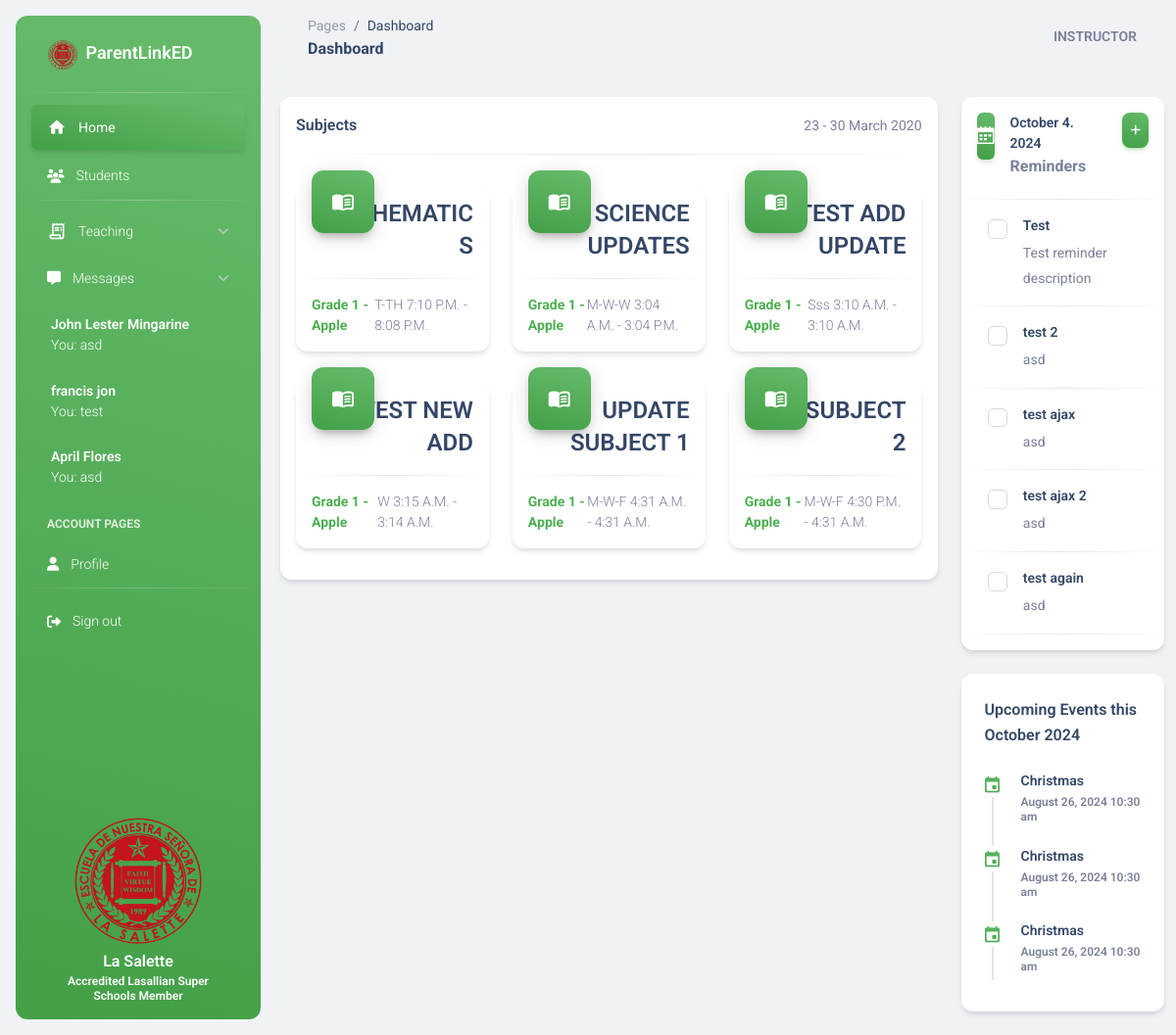
/instructor/home/ (signed in), run on an earlier commit of the app's database.
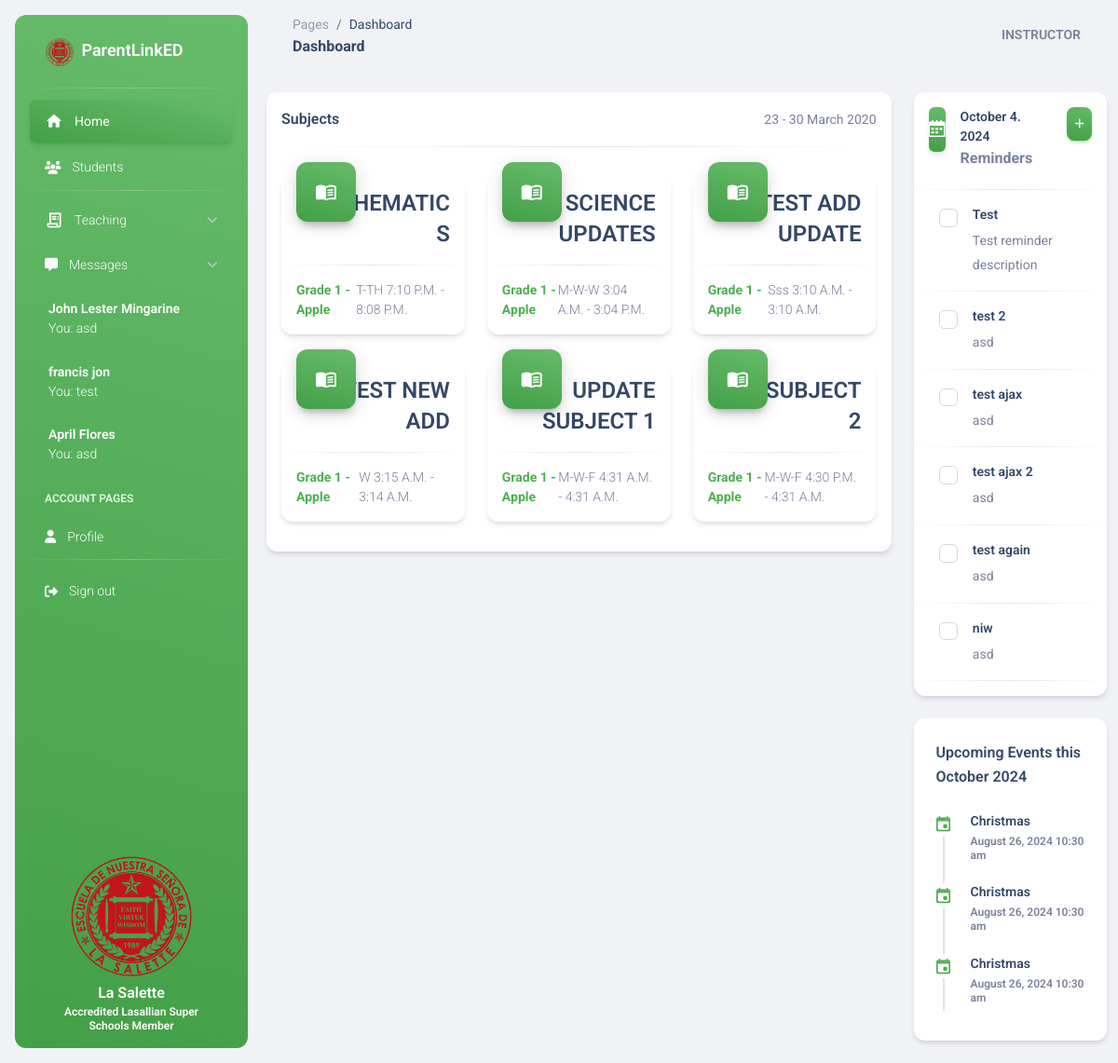
And on a later commit of the database.
### base/models.py (models this page shows, shortened)
class Subject(models.Model):
    name = models.CharField(max_length=100)
    subject_code = models.CharField(max_length=100, null=True, blank=True)
    description = models.TextField(blank=True, null=True)
    day = models.CharField(max_length=100)
    start_time = models.TimeField()
    end_time = models.TimeField()
    slug = models.SlugField(max_length=255, unique=True, null=True, blank=True)

class YearLevelSection(models.Model):
    year_levels = [
        ('Grade 1', 'Grade 1'),
        ('Grade 2', 'Grade 2'),
        ('Grade 3', 'Grade 3'),
        ('Grade 4', 'Grade 4'),
        ('Grade 5', 'Grade 5'),
        ('Grade 6', 'Grade 6'),
    ]
    year_level = models.CharField(max_length=10, choices=year_levels)
    section = models.CharField(max_length=10)
    subjects = models.ManyToManyField(Subject, null=True, blank=True, related_name='year_level_sections')
    instructor = models.ForeignKey(Instructor, on_delete=models.CASCADE, related_name='year_level_sections', null = True, blank = True)
    slug = models.SlugField(max_length=255, unique=True, null=True, blank=True)

class Reminder(models.Model):
    instructor = models.ForeignKey(Instructor, on_delete=models.CASCADE)
    is_completed = models.BooleanField(default=False)
    title = models.CharField(max_length=100)
    description= models.TextField(blank=True, null=True)
    date = models.DateTimeField(null=True, blank=True)
    date_created = models.DateTimeField(auto_now_add=True, null = True, blank = True)

### base/view/instructor.py (the view)
# urls.py: path('instructor/home/', instructor_home, name="instructor_home"),
@login_required
def instructor_home(request):
    instructor = get_object_or_404(Instructor, user=request.user)
    groups_info = get_user_chat_groups(request.user)  # Calling the reusable function
    reminders = Reminder.objects.filter(instructor=instructor, is_completed=False, date__lt=datetime.datetime.now())
    year_level_sections = instructor.year_level_sections.all().select_related('instructor').prefetch_related('subjects')
    context = {
        'instructor': instructor,
        'year_level_sections': year_level_sections,
        'reminders': reminders,
        'groups_info': groups_info,
    }
    return render(request, 'base/instructor/home.html', context)

### base/view/instructor.py (called while the page is built)
def get_user_chat_groups(user):
    chat_groups = ChatGroup.objects.filter(is_private=True, members=user)
    groups_info = []
    for group in chat_groups:
        last_message = group.chat_messages.first()  # Get the most recent message
        other_members = group.members.exclude(id=user.id)  # Exclude the current user
        if last_message and last_message.author == user:
            last_message_text = f"You: {last_message.body}"
        else:
            last_message_text = last_message.body if last_message else "No messages yet"
        groups_info.append({
            'group': group,
            'other_members': other_members,
            'last_message': last_message_text,
        })
    return groups_info

### base/templates/base/instructor/home.html (shortened to what the changed rows need)
{% extends 'base/instructor/base.html' %}
{% block content %}
<div class="row">
    <div class="col-lg-9 col-12">
        <div class="card">
            <div class="card-body p-3 pt-0">
                <div class="row ">
                    {% for section in year_level_sections %}
                    {% for subj in section.subjects.all %}
                        <div class="col-xl-4 col-sm-6 mb-xl-0 mt-3 mb-4">
                            <div class="card mb-3">
                                <div class="card-header p-3 pt-2">
                                <div class="icon icon-lg icon-shape bg-gradient-success shadow-dark text-center border-radius-xl mt-n4 position-absolute">
                                    <i class="material-icons opacity-10">menu_book</i>
                                </div>
                                <div class="text-end pt-1">
                                    <h4 class="mb-0 text-uppercase"><a href="{% url 'subject_details' subj.slug %}">{{subj.name}}</a></h4>
                                </div>
                                </div>
                                <hr class="dark horizontal my-0">
                                <div class="card-footer p-3 d-flex justify-content-between align-items-center">
                                <p class="mb-0 text-sm text-capitalize"><span class="text-success text-sm font-weight-bolder"> {{ section.year_level }} - {{ section.section }}</span></p>
                                    <p class="text-sm mb-0 text-capitalize">{{ subj.day}} {{ subj.start_time}} - {{ subj.end_time}}</p>
                                </div>
                            </div>
                        </div>
                    {% endfor %}
                    {% empty %}
                    <p class="text-center">No subjects associated with this section </p>
                    {% endfor %}
                </div>
            </div>
        </div>
    </div>
    <div class="col-lg-3 col-12 mt-4 mt-lg-0">
        <div class="card">
            <div class="card-body p-0 pt-1">
                <div id="reminder-list">
                {% for rem in reminders %}
                <div class="d-flex mb-2">
                    <div>
                    <div class="form-check">
                        <input class="form-check-input" type="checkbox" value="" id="">
                    </div>
                    </div>
                    <div class="ms-3">
                    <div class="numbers">
                        <h6 class="mb-1 text-dark text-sm">{{ rem.title }}</h6>
                        <span class="text-sm">{{ rem.description }}</span>
                    </div>
                    </div>
                </div>
                <hr class="dark horizontal">
                {% endfor %}
                </div>
            </div>
        </div>
    </div>
</div>
{% endblock %}

### base/templates/base/instructor/base.html (shortened to what the changed rows need)
<!DOCTYPE html>
<html lang="en">
<head>
  <link href="/static/assets/css/nucleo-icons.css" rel="stylesheet" />
  <link href="/static/assets/css/nucleo-svg.css" rel="stylesheet" />
  <link id="pagestyle" href="/static/assets/css/material-dashboard.css?v=3.1.0" rel="stylesheet" />
  <link rel="stylesheet" href="https://cdnjs.cloudflare.com/ajax/libs/font-awesome/6.6.0/css/all.min.css" />
  <link rel="stylesheet" href="https://cdn.datatables.net/2.1.5/css/dataTables.dataTables.min.css">
  <link href="/static/assets/css/quill.snow.css" rel="stylesheet">
</head>
<body class="g-sidenav-show  bg-gray-200">
    <aside class="sidenav navbar navbar-vertical navbar-expand-xs border-0 border-radius-xl my-3 fixed-start ms-3   bg-gradient-success" id="sidenav-main">
        <div class="collapse navbar-collapse  w-auto " id="sidenav-collapse-main">
          <ul class="navbar-nav">
                <div class="accordion">
                  <div class="accordion-item ">
                      <div id="collapseTwo" class="accordion-collapse collapse show " aria-labelledby="headingOne" data-bs-parent="#accordionRental" style="">
                          {% for info in groups_info %}
                              {% for member in info.other_members %}
                                <li class="nav-item ms-1">
                                  {% url 'subject_details' subj.slug as subject_url %}
                                  <a class="nav-link text-white" href="{% url 'chatroom' info.group.group_name %}">
                                        <span>
                                              {% for member in info.other_members %}
                                            <p class="text-sm font-weight-bold mb-0">{{ member.first_name }} {{ member.last_name }}</p>
                                            {% endfor %}
                                            <p class="text-sm text-white mb-0">{{ info.last_message }}</p>
                                        </span>
                                    </a>
                                </li>
                            {% endfor %}
                          {% endfor %}
                      </div>
                  </div>
              </div>
          </ul>
        </div>
    </aside>
  <main class="main-content position-relative max-height-vh-100 h-100 border-radius-lg ">
    <div class="container-fluid py-4">
        {% block content %}
        {% endblock %}
    </div>
  </main>
</body>
</html>

What changed in the data, as far as the page shows it:
added Reminder: title "niw", description "asd"
